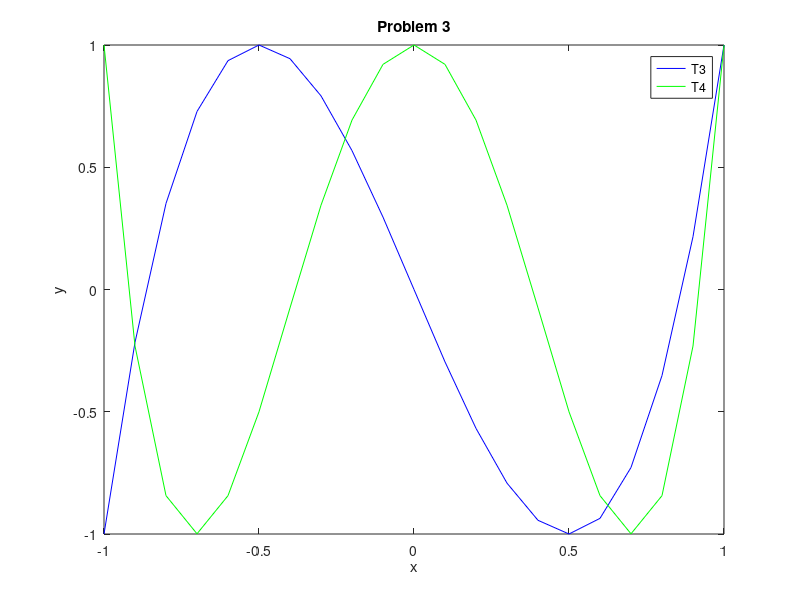

This chart was generated by the following MATLAB code:
% 16-811 Fall 2019
% Emma Benjaminson
% Assignment 3
% Problem 3

%% 
clear all ; close all ; clc ; 

%% 
x = -1:0.1:1 ; 

t3 = 4*x.^3 - 3*x ; 
t4 = 8*x.^4 - 8*x.^2 + 1 ; 

figure(1)
plot(x, t3, '-b') ; 
hold on 
plot(x, t4, '-g') ; 
xlabel('x') ; ylabel('y') ; title('Problem 3') ; 
legend('T3','T4') ; 